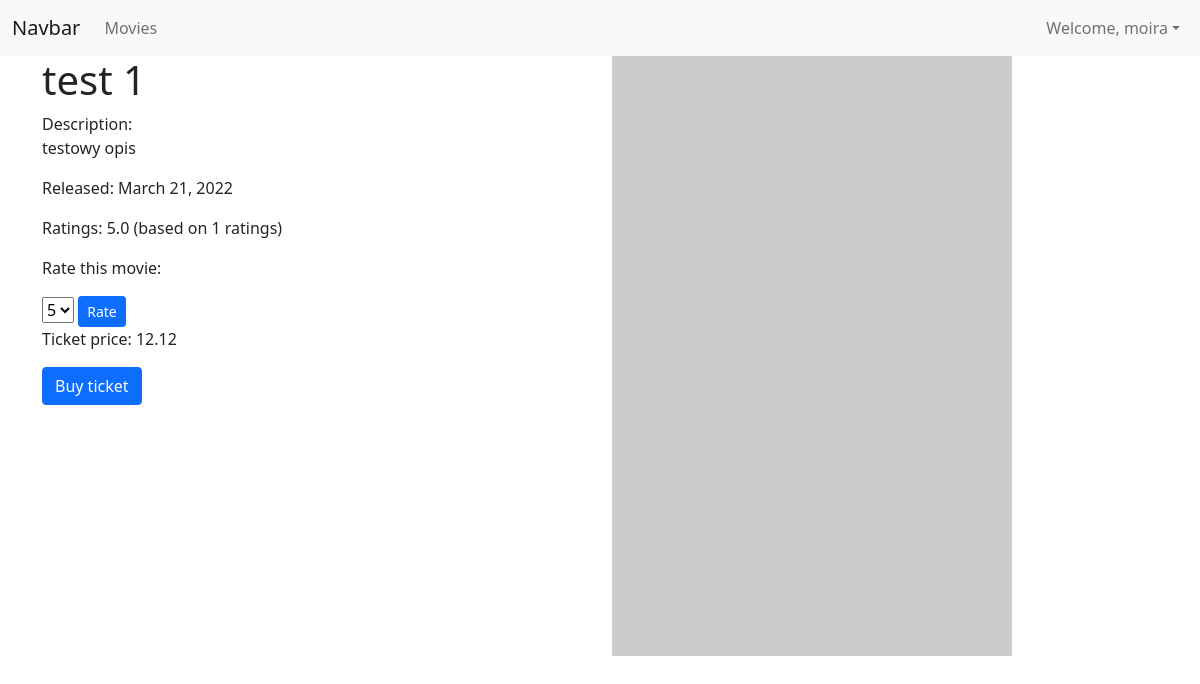
The app's page /details/1 (signed in) with its own data.
### core/models.py (models this page shows)
class Movies(models.Model):
    title = models.CharField(max_length=100)
    description = models.CharField(max_length=4096)
    release_date = models.DateField()
    price = models.FloatField()
    rating = models.ForeignKey('Ratings', on_delete=models.SET_DEFAULT, default = "NA", null=True)
    def avgRating(self):
        rating = Ratings.objects.filter(movieID=self).aggregate(avarage=Avg('rating'))
        avg = 0
        if rating['avarage'] is not None:
            avg = float(rating['avarage'])
        return avg
    def countRating(self):
        rating = Ratings.objects.filter(movieID=self).aggregate(count=Count('rating'))
        count = 0
        if rating['count'] is not None:
            count = int(rating['count'])
        return count

### core/views.py (the view)
# urls.py: path('details/<int:id>', views.movieDetails, name="movieDetails"),
def movieDetails(request, id):
    try:
        movie = Movies.objects.get(pk=id)
        context = {
            'movie': movie
        }
        return render(request, 'details.html', context)
    except ObjectDoesNotExist as err:
        return HttpResponse("not found")

### core/templates/details.html (shortened to what this page needs)
{% extends '_base.html' %}
{% block content %}
{% include '_navbar.html' %}
<div class="container">
    <div class="row">
        <div class="col">
            <h1>{{movie.title}}</h1>
            <p>Description:<br>
                {{movie.description}}
            </p>
            <p>Released: {{movie.release_date}}</p>
            <p>Ratings: {{movie.avgRating}} (based on {{movie.countRating}} ratings)</p>
            <div>
                <p>Rate this movie:</p>
                <span>
                <select id="selectMovieRate">
                    <option value="5">5</option>
                </select>
                <button class="btn btn-primary btn-sm" id="buttonRate">Rate</button>
            </span>
            </div>
            <p>Ticket price: {{movie.price}}</p>
            <a href="{% url 'core:buyMovieTicket' movie.id %}"><button class="btn btn-primary">Buy ticket</button></a>
        </div>
        <div class="col">
            <img src="https://picsum.photos/400/600" class="img-fluid" alt="movie poster">
        </div>
    </div>
</div>
{% endblock %}

### templates/_navbar.html (shortened to what this page needs)
<nav class="navbar navbar-expand-lg navbar-light bg-light">
    <div class="container-fluid">
      <a class="navbar-brand" href="{% url 'core:index' %}">Navbar</a>
      <div class="collapse navbar-collapse" id="navbarNav">
        <ul class="navbar-nav">
          <li class="nav-item">
            <a class="nav-link" aria-current="page" href="{% url 'core:index' %}">Movies</a>
          </li>
        </ul>
        <ul class="navbar-nav ms-auto">
          {% if user.is_authenticated %}
          <li class="nav-item dropdown">
              <a class="nav-link dropdown-toggle" role="button" data-bs-toggle="dropdown" aria-expanded="false">Welcome, {{user.username}}</a>
          </li>
          {% else %}
            <a class="nav-link" href="{% url 'userAccount:login_request'%}">Login</a>
          {% endif %}
      </ul>
      </div>
    </div>
</nav>

### records on screen
Movies: title "test 1", description "testowy opis", release_date "March 21, 2022", avgRating "5.0", countRating "1", price "12.12"

### other values on screen
{{ user.username }} "moira"
